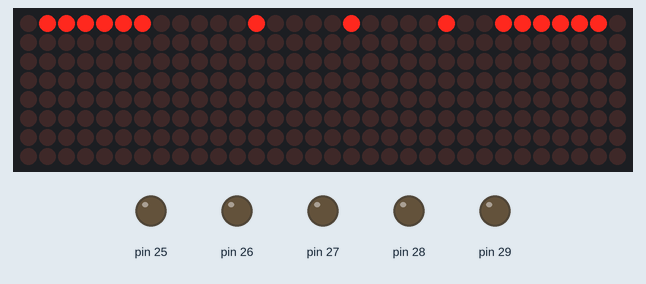
This sketch was run on a simulated Arduino Mega 2560, built with avr-gcc and run on an emulated ATmega2560. Parts: 32×8 LED matrix, output pins drawn as LEDs (lit = HIGH). Wiring (from diagram.json): 4 × MAX7219 LED driver: data pin 22; clock pin 23; CS pin 24. Pins used as bus, display or sensor lines are not drawn. At 20.3 s the program stops and its outputs stay as they are.

Above: at 0.5 s.
At 1.9 s:
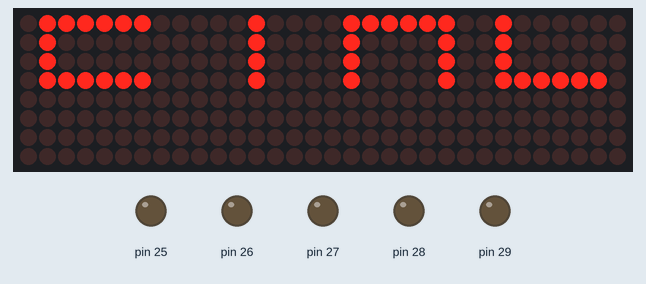
At 3.3 s:
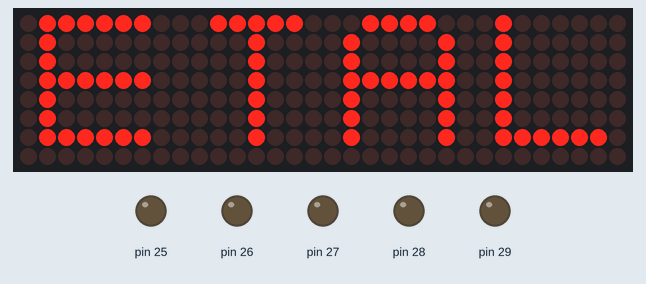
At 16.8 s:
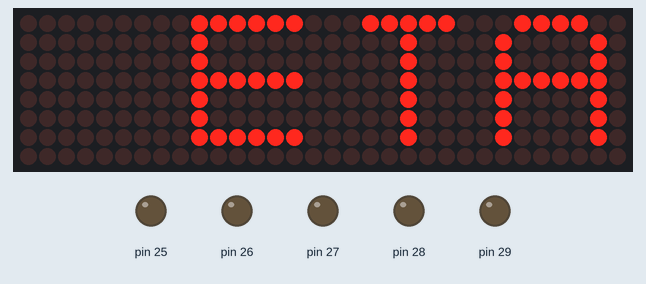
At 18.0 s:
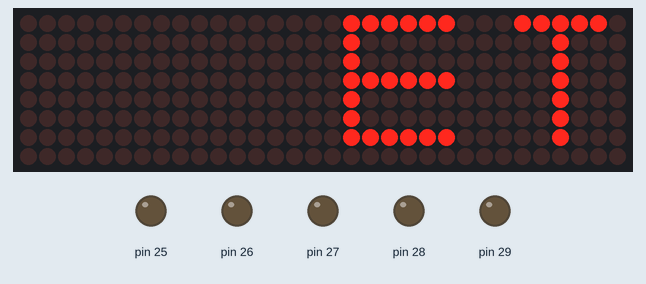
At 19.2 s:
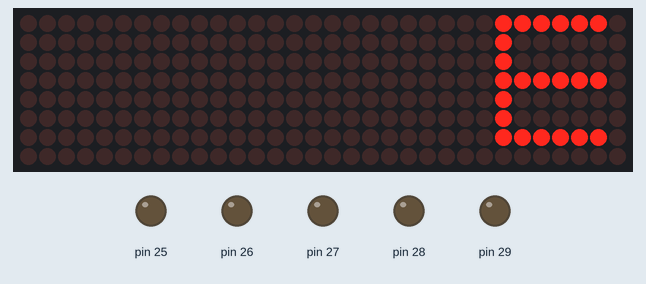

The sketch:

ETALVIS_Problem_16_02.ino
```cpp
//Embedded Systems programming - GPIO
//Dot Matrix Control Problems
//use max 7219-matrix DOTMATRIX
//use PORT A
//self Assessment set -16 Problem 02
//DISPLAY "ETAL" by entering from TOP in 3 seconds , stay for 10 seconds and leaving by RIGHT in 4 seconds

#include "max7219.h"
#include "font_ETAL.h"

void delay_ms(unsigned int ms) {
  for (unsigned int i = 0; i < ms; i++)
    for (volatile int j = 0; j < 1000; j++);
}

void setup(void) {
  max7219_init();

  // 1️⃣ Entry: Top-to-bottom animation (8 steps × 375 ms = 3 seconds)
  for (char shift = -7; shift <= 0; shift++) {
    for (unsigned char row = 1; row <= 8; row++) {
      char idx = shift + row - 1;

      unsigned char e = (idx >= 0 && idx < 8) ? letterE[idx] : 0x00;
      unsigned char t = (idx >= 0 && idx < 8) ? letterT[idx] : 0x00;
      unsigned char a = (idx >= 0 && idx < 8) ? letterA[idx] : 0x00;
      unsigned char l = (idx >= 0 && idx < 8) ? letterL[idx] : 0x00;

      max7219_send_row4(9 - row, l, a, t, e);  // Left to right: E T A L
    }
    delay_ms(375);
  }

  // 2️⃣ Hold full display for 10 seconds
  delay_ms(10000);

  // 3️⃣ Exit: Shift rightward in 4 steps (4 × 1000 ms = 4 seconds)
  for (unsigned char step = 0; step < 4; step++) {
    for (unsigned char row = 1; row <= 8; row++) {
      unsigned char m1 = 0x00, m2 = 0x00, m3 = 0x00, m4 = 0x00;

      if (step == 0){
        m1 = letterE[row - 1];
        m2 = letterT[row - 1];
        m3 = letterA[row - 1];
        m4 = letterL[row - 1];
      }
      else if (step == 1) {
        m2 = letterE[row - 1];
        m3 = letterT[row - 1];
        m4 = letterA[row - 1];
      }
      else if (step == 2) {
        m3 = letterE[row - 1];
        m4 = letterT[row - 1];
      }
      else if (step == 3) {
        m4 = letterE[row - 1];
      }

      max7219_send_row4(9 - row, m4, m3, m2, m1);

    }
    delay_ms(1000);
  }
  max7219_clear_all();
}

void loop(void) {
  while (1); // Freeze final frame
}
```

font_ETAL.h
```cpp
#ifndef FONT_ETAL_H
#define FONT_ETAL_H

unsigned char letterE[8] = {
    0b00000000,
    0b01111110,
    0b00000010,
    0b00000010,
    0b01111110,
    0b00000010,
    0b00000010,
    0b01111110
};

unsigned char letterT[8] = {
    0b00000000,
    0b00010000,
    0b00010000,
    0b00010000,
    0b00010000,
    0b00010000,
    0b00010000,
    0b01111100
};

unsigned char letterA[8] = {
    0b00000000,
    0b01000010,
    0b01000010,
    0b01000010,
    0b01111110,
    0b01000010,
    0b01000010,
    0b00111100
};

unsigned char letterL[8] = {
    0b00000000,
    0b01111110,
    0b00000010,
    0b00000010,
    0b00000010,
    0b00000010,
    0b00000010,
    0b00000010
};

#endif
```

mac7219.c
```cpp
#include "max7219.h"

volatile char *porta = (volatile char *)0x22;
volatile char *ddra  = (volatile char *)0x21;

#define DIN_BIT 0
#define CLK_BIT 1
#define CS_BIT  2

void max7219_send_row4(unsigned char row, unsigned char d1, unsigned char d2,
                       unsigned char d3, unsigned char d4) {
    unsigned char data[4] = {d1, d2, d3, d4};

    *porta &= ~(1 << CS_BIT);

    for (char m = 3; m >= 0; m--) {
        unsigned int packet = (row << 8) | data[m];
        for (char i = 0; i < 16; i++) {
            if (packet & 0x8000)
                *porta |= (1 << DIN_BIT);
            else
                *porta &= ~(1 << DIN_BIT);

            *porta &= ~(1 << CLK_BIT);
            for (volatile int d = 0; d < 10; d++);
            *porta |= (1 << CLK_BIT);
            packet <<= 1;
        }
    }

    *porta |= (1 << CS_BIT);
}

void max7219_init(void) {
    *ddra = 0xFF;
    *porta = (1 << CS_BIT);

    for (char i = 0; i < 4; i++) {
        max7219_send_row4(0x0C, 0x01, 0x01, 0x01, 0x01);
        max7219_send_row4(0x09, 0x00, 0x00, 0x00, 0x00);
        max7219_send_row4(0x0A, 0x08, 0x08, 0x08, 0x08);
        max7219_send_row4(0x0B, 0x07, 0x07, 0x07, 0x07);
        max7219_send_row4(0x0F, 0x00, 0x00, 0x00, 0x00);
    }

    max7219_clear_all();
}

void max7219_clear_all(void) {
    for (unsigned char row = 1; row <= 8; row++) {
        max7219_send_row4(row, 0x00, 0x00, 0x00, 0x00);
    }
}
```

max7219.h
```cpp
#ifndef MAX7219_H
#define MAX7219_H

#ifdef __cplusplus
extern "C" {
#endif

void max7219_init(void);
void max7219_clear_all(void);
void max7219_send_row4(unsigned char row, unsigned char d1, unsigned char d2,
                       unsigned char d3, unsigned char d4);

#ifdef __cplusplus
}
#endif

#endif
```

Measured:
- what the display in image 0 shows lasts 0.4 s, from 0.5 s to 0.9 s
- what the display in image 2 shows lasts 13.5 s, from 3.2 s to 16.7 s
- what the display in image 3 shows lasts 1.2 s, from 16.7 s to 17.9 s
